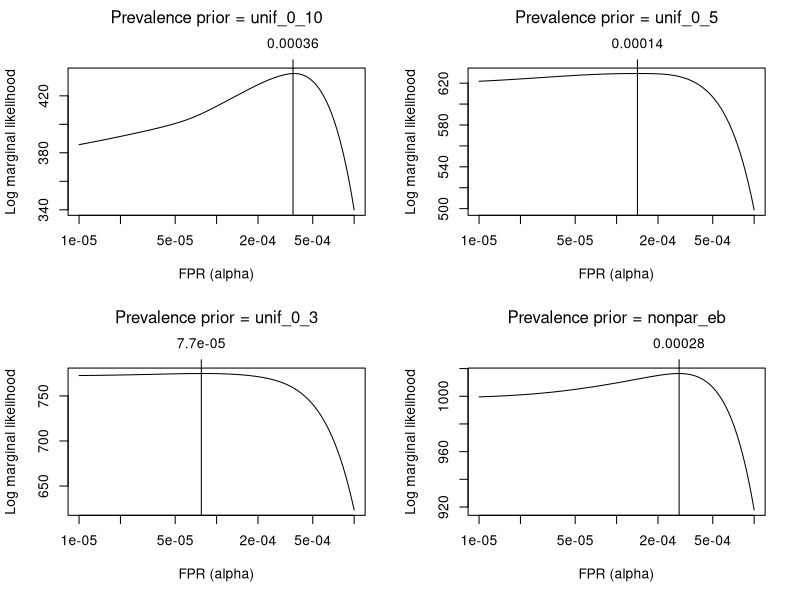
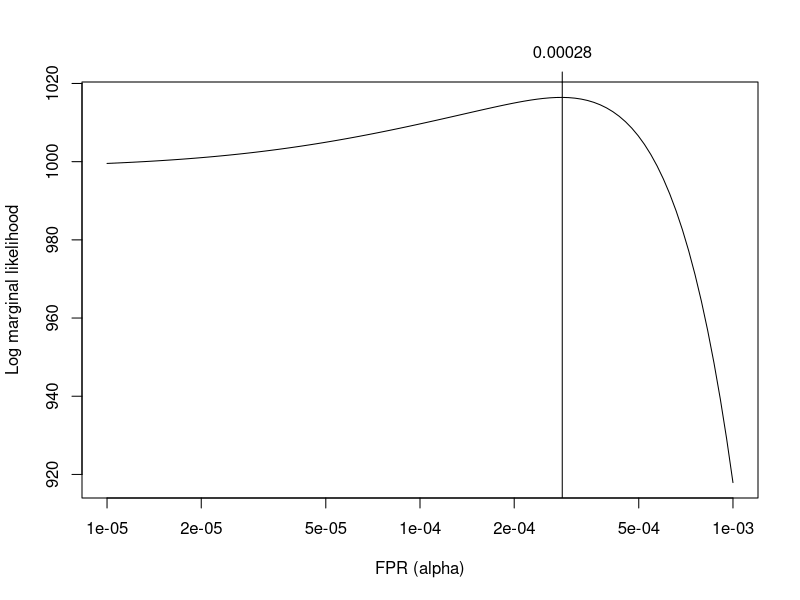

Reproduce these figures in R, in order.
d <- read.csv("data/region.csv")
d$phat <- d$nr / d$Nr
prev_pri_list <- list(unif_0_10 = seq(0, .1, length.out = 100), 
                      unif_0_5 = seq(0, .05, length.out = 100), 
                      unif_0_3 = seq(0, .03, length.out = 100), 
                      nonpar_eb = quantile(d$phat[!is.na(d$phat)], seq(0.01, .99, by = .01)))

pdf("/mnt/c/Temp/upper_bnd_FPR_from_REACT.pdf", 12, 8)
par(mfrow = c(2, 2))
for(prinamc in names(prev_pri_list)) {
  prev_pri <- prev_pri_list[[prinamc]]
  pseq <- 10^seq(-5, -3, len = 100)
  prev <- 0
  pall <- 0
  for (prev in prev_pri) {
    pdens <- matrix(NA, nrow(d), length(pseq), dimnames = list(1:nrow(d), pseq))
    for(pc in pseq) {
      pdens[, as.character(pc)] <- dbinom(x = d$nr, size = d$Nr, prob = prev + pc, log = F)
    }  
    pall <- pall + pdens
  }
  tot_log_lik <- colSums(log(pall))
  plot(pseq, tot_log_lik, log = "x", ty = "l", xlab = "FPR (alpha)", ylab = "Log marginal likelihood")
  mtext(side = 3, text = paste0("Prevalence prior = ", prinamc), line = 2.5)
  labat <- pseq[which.max(tot_log_lik)]
  abline(v = labat)
  axis(side = 3, at = labat, label = signif(pseq[which.max(tot_log_lik)], 2))
}
dev.off()


pdf("/mnt/c/Temp/estimate_FPR.pdf", 12, 8)
par(mfrow = c(1, 1))
for(prinamc in "nonpar_eb") {
  prev_pri <- prev_pri_list[[prinamc]]
  pseq <- 10^seq(-5, -3, len = 100)
  prev <- 0
  pall <- 0
  for (prev in prev_pri) {
    pdens <- matrix(NA, nrow(d), length(pseq), dimnames = list(1:nrow(d), pseq))
    for(pc in pseq) {
      pdens[, as.character(pc)] <- dbinom(x = d$nr, size = d$Nr, prob = prev + pc, log = F)
    }  
    pall <- pall + pdens
  }
  tot_log_lik <- colSums(log(pall))
  plot(pseq, tot_log_lik, log = "x", ty = "l", xlab = "FPR (alpha)", ylab = "Log marginal likelihood")
  # mtext(side = 3, text = paste0("Prevalence prior = ", prinamc), line = 2.5)
  labat <- pseq[which.max(tot_log_lik)]
  abline(v = labat)
  axis(side = 3, at = labat, label = signif(pseq[which.max(tot_log_lik)], 2))
}
dev.off()